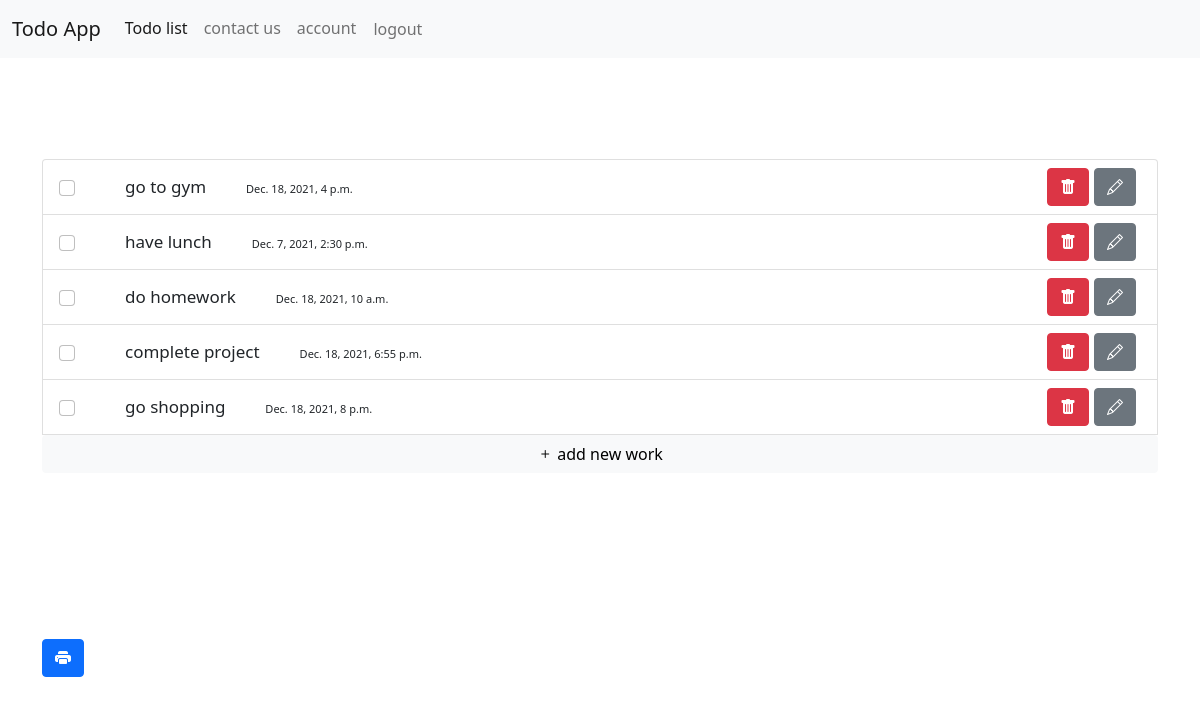
Screenshot of /list/ (signed in) with the database file from the repository.
### todoapp/models.py (models this page shows, shortened)
class TodoItem(models.Model):
    work = models.CharField(max_length=100)
    checked = models.BooleanField(default=False)
    owner = models.ForeignKey(User , on_delete=models.CASCADE ,null=True)
    date = models.DateTimeField(blank=True , null=True)

### todoapp/views.py (the view, shortened to what this page needs)
# urls.py: path('list/' , todo_list_view , name = 'todo_list'),
@login_required(login_url='/accounts/login')
def todo_list_view(request):
    user = request.user
    query = TodoItem.objects.filter(owner = user)
    todo_list_len = len(query)
    return render(request, 'todoapp/todo_list.html', {'todolist':query,'todo_list_len':todo_list_len})

### todoapp/templates/todoapp/todo_list.html (shortened to what this page needs)
{% extends 'base.html' %}
{% block content %}
<div class='list-container'>
{% if todo_list_len == 0 %}
<div>
  <h3>nothing here ...</h3>
  <a class='link' href="{% url 'todoapp:todo_item_create' %}">you can add a job to do from here</a>
</div>
{% else %}
<div class="todo-list-container">
  <form method="POST" action="{% url 'todoapp:todo_list' %}" id='todo-list-form'>
    <div class="todo-list">
      <ul class="list-group">
        {% for todoitem in todolist %}
        <li class="list-group-item todo-item">
          <div class="todo-item-content">
                  {% if todoitem.checked %}
                  <input class="check-input form-check-input job-done-input"  type="checkbox" name='checked' checked value="{{todoitem.id}}" aria-label="...">
                  <div class="job-done-text job-text">
                    <h6>{{todoitem.work}}</h6>
                    <p>{{todoitem.date}}</p>
                  </div>
                  {% else %}
                  <input class="check-input form-check-input " type="checkbox"  name='checked' value="{{todoitem.id}}" aria-label="...">
                  <div class="job-undone-text job-text">
                    <h6>{{todoitem.work}}</h6>
                    <p>{{todoitem.date}}</p>
                  </div>
                  {% endif %}
                </div>
                <div class="todo-item-action">
                  <a class='btn btn-danger' href="{% url 'todoapp:todo_item_delete' todoitem.id %}"><i class="bi bi-trash-fill"></i></a>
                  <a class='btn btn-secondary' href="{% url 'todoapp:todo_item_delete' todoitem.id %}"><i class="bi bi-pencil"></i></a>
                </div>
            </li>
            {% endfor %}
            <a class='btn btn-light' href="/create"><i class="bi bi-plus"></i> add new work</a>
      </ul>
    </div>
        <button class='btn btn-primary' id='print-paper'><i class="bi bi-printer-fill"></i></button>
  </form>
</div>
{% endif %}
</div>
{% endblock %}

### todoapp/templates/base.html (shortened to what this page needs)
<!DOCTYPE html>
<html lang="en">
<head>
    <link href="https://cdn.jsdelivr.net/npm/bootstrap@5.0.0-beta1/dist/css/bootstrap.min.css" rel="stylesheet">
    <link rel="stylesheet" href="https://cdn.jsdelivr.net/npm/bootstrap-icons@1.4.0/font/bootstrap-icons.css">
    {% load static %}
    <link rel="stylesheet" href="{% static 'todoapp/styles.css' %}">
</head>
<body>
    <nav class="navbar navbar-expand-lg navbar-light bg-light">
        <div class="container-fluid">
          <a class="navbar-brand" href="{% url 'todoapp:home' %}">Todo App</a>
          <div class="collapse navbar-collapse" id="navbarNav">
            <ul class="navbar-nav">
              <li class="nav-item">
                <a class="nav-link active" aria-current="page" href="{% url 'todoapp:todo_list' %}">Todo list</a>
              </li>
              <li class="nav-item">
                <a class="nav-link" href="#">contact us</a>
              </li>
              <li class="nav-item">
                <a class="nav-link" href="#">account</a>
              </li>
                <li class="nav-item">
                  {% if user.is_authenticated %}
                  <form action='{% url "accounts:logout" %}' method="POST">
                    <button class='btn btn-link nav-link'>logout</button>
                  </form>
                  {% else %}
                  <a class='btn btn-link' href="{% url 'accounts:login' %}">login</a> / <a class='btn btn-link' href="{% url 'accounts:signup' %}">signup</a>
                  {% endif %}
                </li>
              </div>
          </div>
      </nav>
    <div class="container">
        {% block content %}{% endblock %}
    </div>
</body>
</html>

### todoapp/static/todoapp/styles.css (style rules this page uses)
.todo-list-container { width: 100%; }
.todo-list { min-height: 60vh; }
.todo-item { display: flex; align-items: center; justify-content: space-between; }
.list-container { display: flex; width: 100%; justify-content: center; align-items: center; min-height: 90vh; }
.todo-item-content { display: flex; }
.todo-item-content input { margin-right: 10px; }
.todo-item-action { display: flex; }
.todo-item-action a { margin-right: 5px; }
.job-text { display: flex; justify-content: center; align-items: baseline; }
.job-text h6 { font-size: 17px; margin: 1px 0; margin-left: 40px; }
.job-text p { font-size: 11px; margin: 1px 0; margin-left: 40px; }

### rows the page displays
TodoItem: work "go to gym", date "Dec. 18, 2021, 4 p.m."
TodoItem: work "have lunch", date "Dec. 7, 2021, 2:30 p.m."
TodoItem: work "do homework", date "Dec. 18, 2021, 10 a.m."
TodoItem: work "complete project", date "Dec. 18, 2021, 6:55 p.m."
TodoItem: work "go shopping", date "Dec. 18, 2021, 8 p.m."
